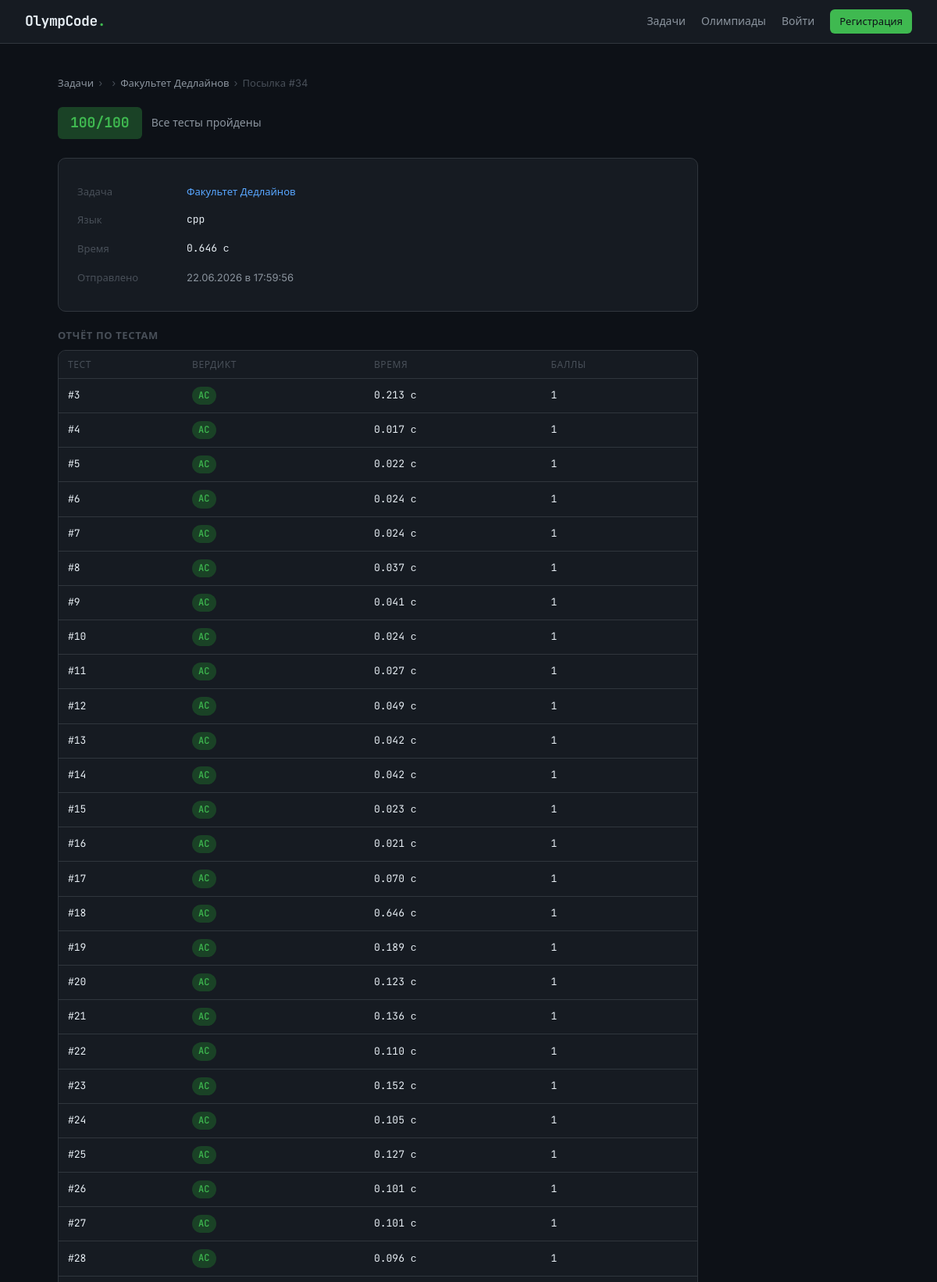
The app's page /submissions/34 (upper part) with its own data.
### models.py (models this page shows)
class Task(Base):
    __tablename__ = "tasks"
    id:             Mapped[int]          = mapped_column(Integer, primary_key=True)
    topic_id:       Mapped[int | None]   = mapped_column(ForeignKey("topics.id"), nullable=True)
    order_in_topic: Mapped[int]          = mapped_column(Integer, default=1)
    title:          Mapped[str]          = mapped_column(String(256))
    statement_md:   Mapped[str | None]   = mapped_column(Text, nullable=True)
    statement_html: Mapped[str | None]   = mapped_column(Text, nullable=True)
    time_limit:     Mapped[float]        = mapped_column(Float, default=1.0)
    memory_limit:   Mapped[int]          = mapped_column(Integer, default=256)
    tests_path:     Mapped[str]          = mapped_column(String(512))
    checker_path:   Mapped[str]          = mapped_column(String(512))
    scoring_type:     Mapped[ScoringType]  = mapped_column(SAEnum(ScoringType), default=ScoringType.ICPC)
    max_score:        Mapped[float]        = mapped_column(Float, default=0.0)
    test_scores_json: Mapped[str | None]   = mapped_column(Text, nullable=True)  # JSON список баллов за каждый тест
    is_output_only:   Mapped[bool]         = mapped_column(Boolean, default=False)  # MOSH: участник сдаёт готовый файл-ответ, а не код
    is_interactive:    Mapped[bool]        = mapped_column(Boolean, default=False)  # Polygon: есть interactor, программа общается с ним в реальном времени
    interactor_path:   Mapped[str | None]  = mapped_column(String(512), nullable=True)  # путь к скомпилированному interactor (для отладки, судья пока не запускает)
    topic:         Mapped["Topic | None"]      = relationship(back_populates="tasks")
    submissions:   Mapped[list["Submission"]]  = relationship(back_populates="task")
    subtasks:      Mapped[list["Subtask"]]     = relationship(back_populates="task")
    contest_tasks: Mapped[list["ContestTask"]] = relationship(back_populates="task")

class Submission(Base):
    __tablename__ = "submissions"
    id:                     Mapped[int]          = mapped_column(Integer, primary_key=True)
    user_id:                Mapped[int]          = mapped_column(ForeignKey("users.id"))
    task_id:                Mapped[int]          = mapped_column(ForeignKey("tasks.id"))
    task_submission_number: Mapped[int]          = mapped_column(Integer, default=1)
    code:                   Mapped[str]          = mapped_column(Text)
    language:               Mapped[str]          = mapped_column(String(16), default="cpp")
    verdict:                Mapped[Verdict]      = mapped_column(SAEnum(Verdict), default=Verdict.PENDING)
    failed_test:            Mapped[int | None]   = mapped_column(Integer, nullable=True)
    error_output:           Mapped[str | None]   = mapped_column(Text, nullable=True)
    execution_time:         Mapped[float | None] = mapped_column(Float, nullable=True)
    score:                  Mapped[float | None] = mapped_column(Float, nullable=True)
    ai_hint:                Mapped[str | None]   = mapped_column(Text, nullable=True)
    submitted_at:           Mapped[datetime]     = mapped_column(DateTime, default=datetime.now)
    user:         Mapped["User"]             = relationship(back_populates="submissions")
    task:         Mapped["Task"]             = relationship(back_populates="submissions")
    test_results: Mapped[list["TestResult"]] = relationship(back_populates="submission")

class TestResult(Base):
    __tablename__ = "test_results"
    id:             Mapped[int]          = mapped_column(Integer, primary_key=True)
    submission_id:  Mapped[int]          = mapped_column(ForeignKey("submissions.id"))
    test_number:    Mapped[int]          = mapped_column(Integer)
    verdict:        Mapped[Verdict]      = mapped_column(SAEnum(Verdict))
    execution_time: Mapped[float | None] = mapped_column(Float, nullable=True)
    score:          Mapped[float]        = mapped_column(Float, default=0.0)
    submission: Mapped["Submission"] = relationship(back_populates="test_results")

### routers/submissions.py (the view)
@router.get("/{submission_id}")
async def submission_detail(submission_id: int, request: Request, contest_id: int | None = None, db: Session = Depends(get_db)):
    user = get_current_user(request, db)
    sub  = db.query(Submission).filter_by(id=submission_id).first()
    if not sub:
        return render_404(request, user)
    if user and sub.user_id != user.id and not user.is_admin:
        return render_404(request, user)
    contest = None
    if contest_id:
        from models import Contest
        contest = db.query(Contest).filter_by(id=contest_id).first()
    return templates.TemplateResponse("submissions/detail.html", {
        "request": request,
        "user":    user,
        "sub":     sub,
        "task":    sub.task,
        "contest": contest,
    })

### templates/submissions/detail.html (shortened to what this page needs)
{% extends "base.html" %}
{% block content %}
<div class="breadcrumb">
  {% if contest %}
    <a href="/contests/">Олимпиады</a>
    <span>›</span>
    <a href="/contests/{{ contest.id }}">{{ contest.title }}</a>
    <span>›</span>
    <a href="/task/{{ task.id }}?contest_id={{ contest.id }}">{{ task.title }}</a>
    <span>›</span>
  {% else %}
    <a href="/">Задачи</a>
    <span>›</span>
    <span>›</span>
    <a href="/task/{{ task.id }}">{{ task.title }}</a>
    <span>›</span>
  {% endif %}
  <span>Посылка #{{ sub.id }}</span>
</div>
<div style="max-width: 820px">
  <div class="verdict-header">
    <span class="verdict-badge badge badge--{{ sub.verdict.value.lower() }}" id="verdict-badge">
      {% if task.scoring_type.value != 'icpc' and sub.score is not none %}
        {{ sub.score | format_score }}/{{ task.max_score | format_score }}
      {% else %}
        {{ sub.verdict.value }}
      {% endif %}
    </span>
    <span style="color:var(--text-2); font-size:14px">
      {% if sub.verdict.value in ['PENDING', 'RUNNING'] %}
        <span class="spinner"></span> Проверяется...
      {% elif sub.failed_test %}
        Первый упавший тест #{{ sub.failed_test }}
      {% elif sub.verdict.value == 'AC' %}
        Все тесты пройдены
      {% endif %}
    </span>
  </div>
  <div class="card" style="margin-bottom:20px">
    <table style="width:100%; font-size:13px; border-collapse:collapse">
      <tr>
        <td style="padding:8px 0; color:var(--text-3); width:140px">Задача</td>
        {% if contest %}
          <td><a href="/task/{{ task.id }}?contest_id={{ contest.id }}">{{ task.title }}</a></td>
        {% else %}
          <td><a href="/task/{{ task.id }}">{{ task.title }}</a></td>
        {% endif %}
      </tr>
      <tr>
        <td style="padding:8px 0; color:var(--text-3)">Язык</td>
        <td style="font-family:var(--mono)">{{ sub.language }}</td>
      </tr>
      <tr>
        <td style="padding:8px 0; color:var(--text-3)">Время</td>
        <td style="font-family:var(--mono)" id="exec-time">
          {% if sub.execution_time %}{{ '%.3f'|format(sub.execution_time) }} с{% else %}—{% endif %}
        </td>
      </tr>
      <tr>
        <td style="padding:8px 0; color:var(--text-3)">Отправлено</td>
        <td style="color:var(--text-2)">{{ sub.submitted_at.strftime('%d.%m.%Y в %H:%M:%S') }}</td>
      </tr>
    </table>
  </div>
  {% if sub.test_results %}
  <div style="margin-bottom:20px">
    <h3 style="font-size:13px; font-weight:600; color:var(--text-3); margin-bottom:8px; text-transform:uppercase; letter-spacing:.05em">
      Отчёт по тестам
    </h3>
    <div class="card" style="padding: 0; overflow: hidden;">
      <table class="submissions-table" style="margin: 0;">
        <thead style="background: var(--bg-card);">
          <tr>
            <th>Тест</th>
            <th>Вердикт</th>
            <th>Время</th>
            {% if task.scoring_type.value != 'icpc' %}
            <th>Баллы</th>
            {% endif %}
          </tr>
        </thead>
        <tbody>
          {% for test in sub.test_results | sort(attribute='test_number') %}
          <tr>
            <td>#{{ test.test_number }}</td>
            <td>
              <span class="badge badge--{{ test.verdict.value.lower() }}">
                {{ test.verdict.value }}
              </span>
            </td>
            <td>{{ "%.3f"|format(test.execution_time) if test.execution_time else "—" }} с</td>
            {% if task.scoring_type.value != 'icpc' %}
            <td>{{ test.score | format_score }}</td>
            {% endif %}
          </tr>
          {% endfor %}
        </tbody>
      </table>
    </div>
  </div>
  {% endif %}
</div>
{% endblock %}
{% block scripts %}
<link rel="stylesheet" href="https://cdnjs.cloudflare.com/ajax/libs/codemirror/5.65.16/codemirror.min.css">
<link rel="stylesheet" href="https://cdnjs.cloudflare.com/ajax/libs/codemirror/5.65.16/theme/dracula.min.css">
{% endblock %}

### static/css/main.css (style rules this page uses)
*, *::before, *::after { box-sizing: border-box; margin: 0; padding: 0; }
:root { --bg: #0d1117; --bg-card: #161b22; --bg-input: #0d1117; --border: #30363d; --border-hi: #58a6ff; --text: #e6edf3; --text-2: #8b949e; --text-3: #484f58; --green: #3fb950; --green-dim: #1a4226; --red: #f85149; --red-dim: #3d1a19; --amber: #d29922; --amber-dim: #2d2208; --blue: #58a6ff; --mono: 'JetBrains Mono', 'Courier New', monospace; --sans: 'Inter', system-ui, sans-serif; --radius: 6px; --radius-lg: 10px; }
html { scroll-behavior: smooth; }
body { background: var(--bg); color: var(--text); font-family: var(--sans); font-size: 15px; line-height: 1.6; min-height: 100vh; display: flex; flex-direction: column; }
a { color: var(--blue); text-decoration: none; }
.card { background: var(--bg-card); border: 1px solid var(--border); border-radius: var(--radius-lg); padding: 24px; }
.badge { display: inline-flex; align-items: center; padding: 2px 8px; border-radius: 20px; font-family: var(--mono); font-size: 12px; font-weight: 500; }
.badge--ac { background: var(--green-dim); color: var(--green); }
.submissions-table { width: 100%; border-collapse: collapse; font-size: 14px; }
.submissions-table th { text-align: left; padding: 8px 12px; font-size: 12px; font-weight: 500; color: var(--text-3); text-transform: uppercase; letter-spacing: .05em; border-bottom: 1px solid var(--border); }
.submissions-table td { padding: 10px 12px; border-bottom: 1px solid var(--border); font-family: var(--mono); font-size: 13px; }
.verdict-header { display: flex; align-items: center; gap: 12px; margin-bottom: 24px; }
.verdict-badge { font-family: var(--mono); font-size: 18px; font-weight: 700; padding: 6px 16px; border-radius: var(--radius); }
.breadcrumb { font-size: 13px; color: var(--text-3); margin-bottom: 20px; display: flex; align-items: center; gap: 6px; }
.breadcrumb a { color: var(--text-2); }

### records on screen
Task: title "Факультет Дедлайнов", max_score "100"
Submission: id "34", score "100", language "cpp", execution_time "0.646", submitted_at "22.06.2026 в 17:59:56"
TestResult: test_number "3", verdict.value "AC", execution_time "0.213", score "1"
TestResult: test_number "4", verdict.value "AC", execution_time "0.017", score "1"
TestResult: test_number "5", verdict.value "AC", execution_time "0.022", score "1"
TestResult: test_number "6", verdict.value "AC", execution_time "0.024", score "1"
TestResult: test_number "7", verdict.value "AC", execution_time "0.024", score "1"
TestResult: test_number "8", verdict.value "AC", execution_time "0.037", score "1"
TestResult: test_number "9", verdict.value "AC", execution_time "0.041", score "1"
TestResult: test_number "10", verdict.value "AC", execution_time "0.024", score "1"
TestResult: test_number "11", verdict.value "AC", execution_time "0.027", score "1"
TestResult: test_number "12", verdict.value "AC", execution_time "0.049", score "1"
TestResult: test_number "13", verdict.value "AC", execution_time "0.042", score "1"
TestResult: test_number "14", verdict.value "AC", execution_time "0.042", score "1"
TestResult: test_number "15", verdict.value "AC", execution_time "0.023", score "1"
TestResult: test_number "16", verdict.value "AC", execution_time "0.021", score "1"
TestResult: test_number "17", verdict.value "AC", execution_time "0.070", score "1"
TestResult: test_number "18", verdict.value "AC", execution_time "0.646", score "1"
TestResult: test_number "19", verdict.value "AC", execution_time "0.189", score "1"
TestResult: test_number "20", verdict.value "AC", execution_time "0.123", score "1"
TestResult: test_number "21", verdict.value "AC", execution_time "0.136", score "1"
TestResult: test_number "22", verdict.value "AC", execution_time "0.110", score "1"
TestResult: test_number "23", verdict.value "AC", execution_time "0.152", score "1"
TestResult: test_number "24", verdict.value "AC", execution_time "0.105", score "1"
TestResult: test_number "25", verdict.value "AC", execution_time "0.127", score "1"
TestResult: test_number "26", verdict.value "AC", execution_time "0.101", score "1"
TestResult: test_number "27", verdict.value "AC", execution_time "0.101", score "1"
TestResult: test_number "28", verdict.value "AC", execution_time "0.096", score "1"
